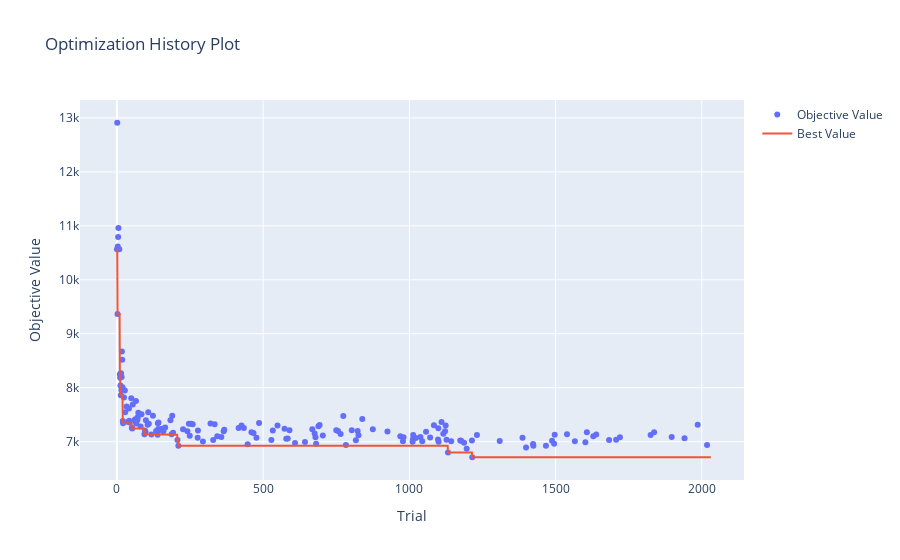
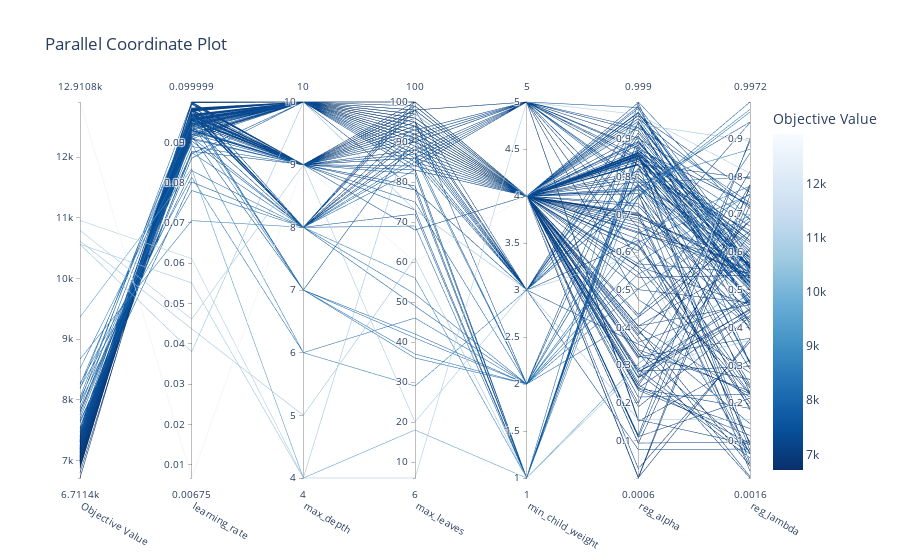
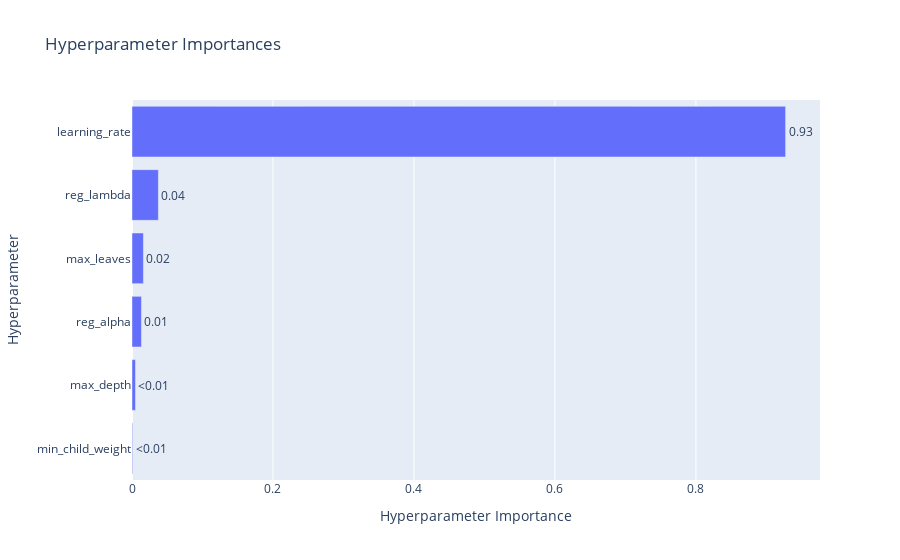

Write notebook code for charts like these, in order.
### Code cell
display(plot_optimization_history(study2))
display(plot_parallel_coordinate(study2))
display(plot_param_importances(study2))

### Figure 1 — Plotly figure (JSON) as saved in the notebook; plotly's stock layout.template omitted (floating-point values rounded to 4 significant figures; data arrays with more than 128 entries replaced by an {"elided": "..."} marker saying what was removed)
{"data": [{"mode": "markers", "name": "Objective Value", "type": "scatter", "x": {"elided": "173 int values"}, "y": {"elided": "173 float values"}}, {"mode": "lines", "name": "Best Value", "type": "scatter", "x": {"elided": "2032 int values"}, "y": {"elided": "2032 float values"}}, {"marker": {"color": "#cccccc"}, "mode": "markers", "name": "Infeasible Trial", "showlegend": false, "type": "scatter", "x": [], "y": []}], "layout": {"title": {"text": "Optimization History Plot"}, "xaxis": {"title": {"text": "Trial"}}, "yaxis": {"title": {"text": "Objective Value"}}}}

### Figure 2 — Plotly figure (JSON) as saved in the notebook; plotly's stock layout.template omitted (floating-point values rounded to 4 significant figures; data arrays with more than 128 entries replaced by an {"elided": "..."} marker saying what was removed)
{"data": [{"dimensions": [{"label": "Objective Value", "range": [6711.0, 12910.0], "values": {"elided": "173 float values"}}, {"label": "learning_rate", "range": [0.00675, 0.1], "values": {"elided": "173 float values"}}, {"label": "max_depth", "range": [4, 10], "values": {"elided": "173 int values"}}, {"label": "max_leaves", "range": [6, 100], "values": {"elided": "173 int values"}}, {"label": "min_child_weight", "range": [1, 5], "values": {"elided": "173 int values"}}, {"label": "reg_alpha", "range": [0.0005753, 0.999], "values": {"elided": "173 float values"}}, {"label": "reg_lambda", "range": [0.001578, 0.9972], "values": {"elided": "173 float values"}}], "labelangle": 30, "labelside": "bottom", "line": {"color": {"elided": "173 float values"}, "colorbar": {"title": {"text": "Objective Value"}}, "colorscale": [[0, "rgb(247,251,255)"], [0.125, "rgb(222,235,247)"], [0.25, "rgb(198,219,239)"], [0.375, "rgb(158,202,225)"], [0.5, "rgb(107,174,214)"], [0.625, "rgb(66,146,198)"], [0.75, "rgb(33,113,181)"], [0.875, "rgb(8,81,156)"], [1, "rgb(8,48,107)"]], "reversescale": true, "showscale": true}, "type": "parcoords"}], "layout": {"title": {"text": "Parallel Coordinate Plot"}}}

### Figure 3 — Plotly figure (JSON) as saved in the notebook; plotly's stock layout.template omitted (floating-point values rounded to 4 significant figures)
{"data": [{"cliponaxis": false, "hovertemplate": ["min_child_weight (IntDistribution): 0.0008596063012764291<extra></extra>", "max_depth (IntDistribution): 0.004943159637842357<extra></extra>", "reg_alpha (FloatDistribution): 0.013414863581589357<extra></extra>", "max_leaves (IntDistribution): 0.016186919656042548<extra></extra>", "reg_lambda (FloatDistribution): 0.03739928915002903<extra></extra>", "learning_rate (FloatDistribution): 0.9271961616732204<extra></extra>"], "name": "Objective Value", "orientation": "h", "text": ["<0.01", "<0.01", "0.01", "0.02", "0.04", "0.93"], "textposition": "outside", "type": "bar", "x": [0.0008596, 0.004943, 0.01341, 0.01619, 0.0374, 0.9272], "y": ["min_child_weight", "max_depth", "reg_alpha", "max_leaves", "reg_lambda", "learning_rate"]}], "layout": {"title": {"text": "Hyperparameter Importances"}, "xaxis": {"title": {"text": "Hyperparameter Importance"}}, "yaxis": {"title": {"text": "Hyperparameter"}}}}
